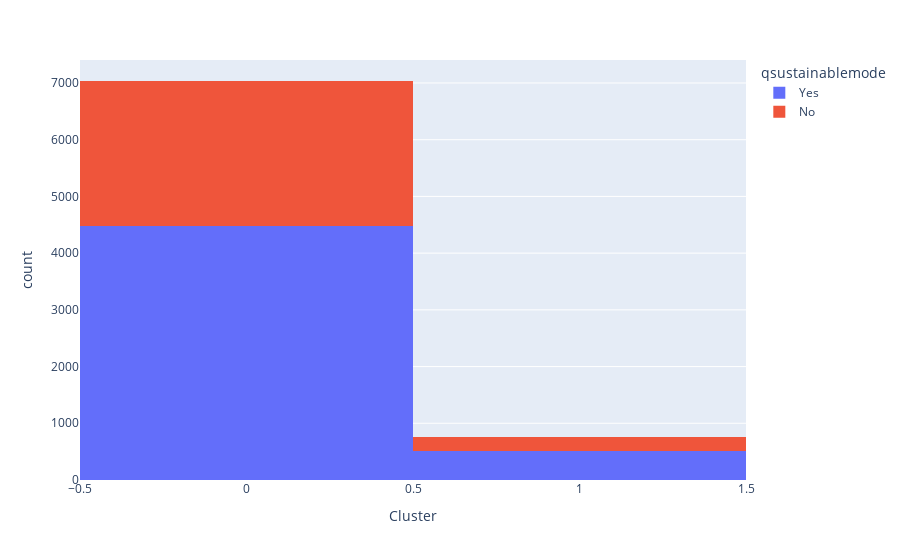

This figure's notebook cell:
### Code cell
fig = px.histogram(clusters_names, x='Cluster', color="qsustainablemode")
fig.show()

### Figure 1 — Plotly figure (JSON) as saved in the notebook; plotly's stock layout.template omitted (floating-point values rounded to 4 significant figures; data arrays with more than 128 entries replaced by an {"elided": "..."} marker saying what was removed)
{"data": [{"alignmentgroup": "True", "bingroup": "x", "hoverlabel": {"namelength": 0}, "hovertemplate": "qsustainablemode=Yes<br>Cluster=%{x}<br>count=%{y}", "legendgroup": "Yes", "marker": {"color": "#636efa"}, "name": "Yes", "offsetgroup": "Yes", "orientation": "v", "showlegend": true, "type": "histogram", "x": {"elided": "4993 int values"}, "xaxis": "x", "yaxis": "y"}, {"alignmentgroup": "True", "bingroup": "x", "hoverlabel": {"namelength": 0}, "hovertemplate": "qsustainablemode=No<br>Cluster=%{x}<br>count=%{y}", "legendgroup": "No", "marker": {"color": "#EF553B"}, "name": "No", "offsetgroup": "No", "orientation": "v", "showlegend": true, "type": "histogram", "x": {"elided": "2795 int values"}, "xaxis": "x", "yaxis": "y"}], "layout": {"barmode": "relative", "legend": {"title": {"text": "qsustainablemode"}, "tracegroupgap": 0}, "margin": {"t": 60}, "xaxis": {"anchor": "y", "domain": [0, 1], "title": {"text": "Cluster"}}, "yaxis": {"anchor": "x", "domain": [0, 1], "title": {"text": "count"}}}}
